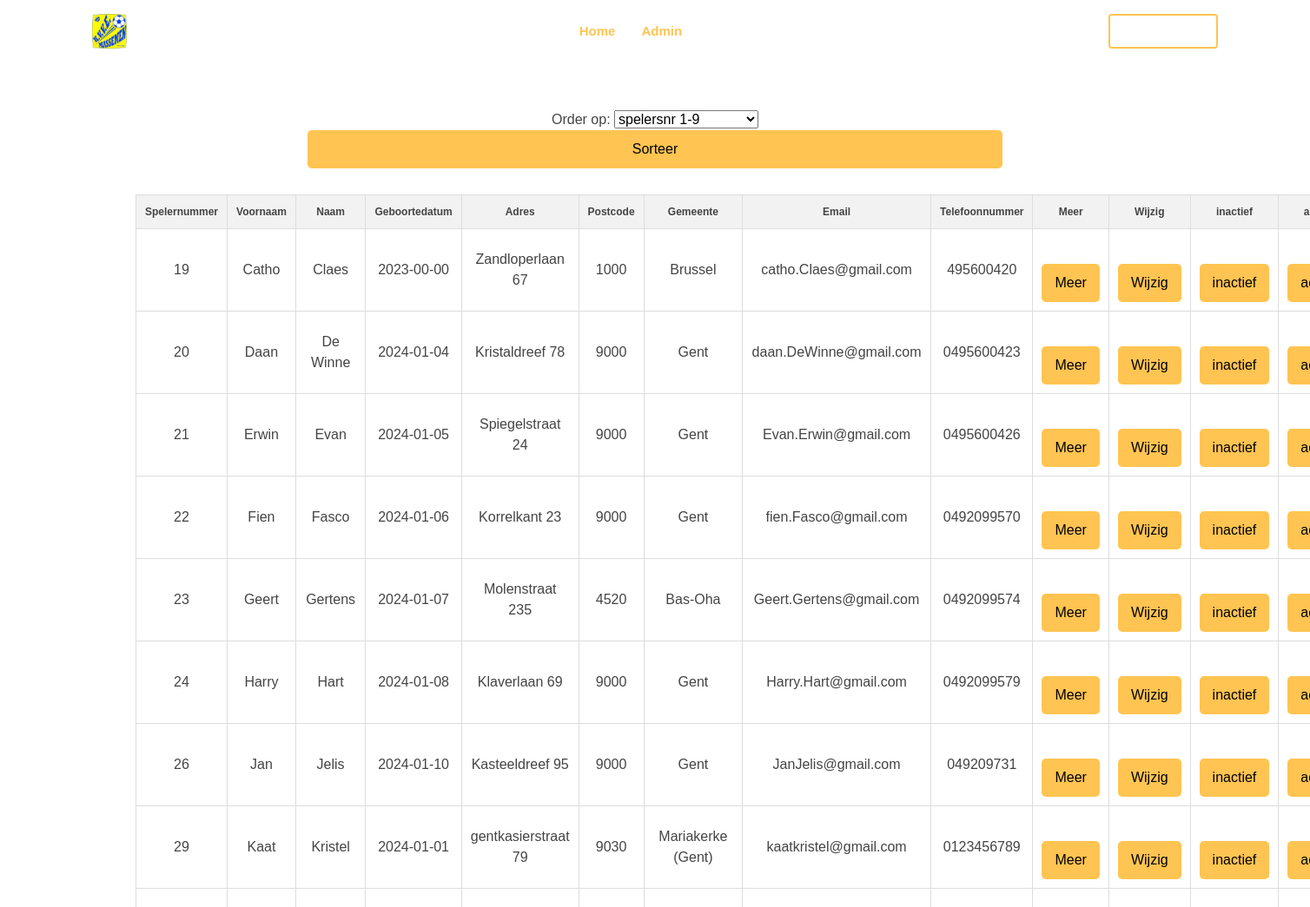
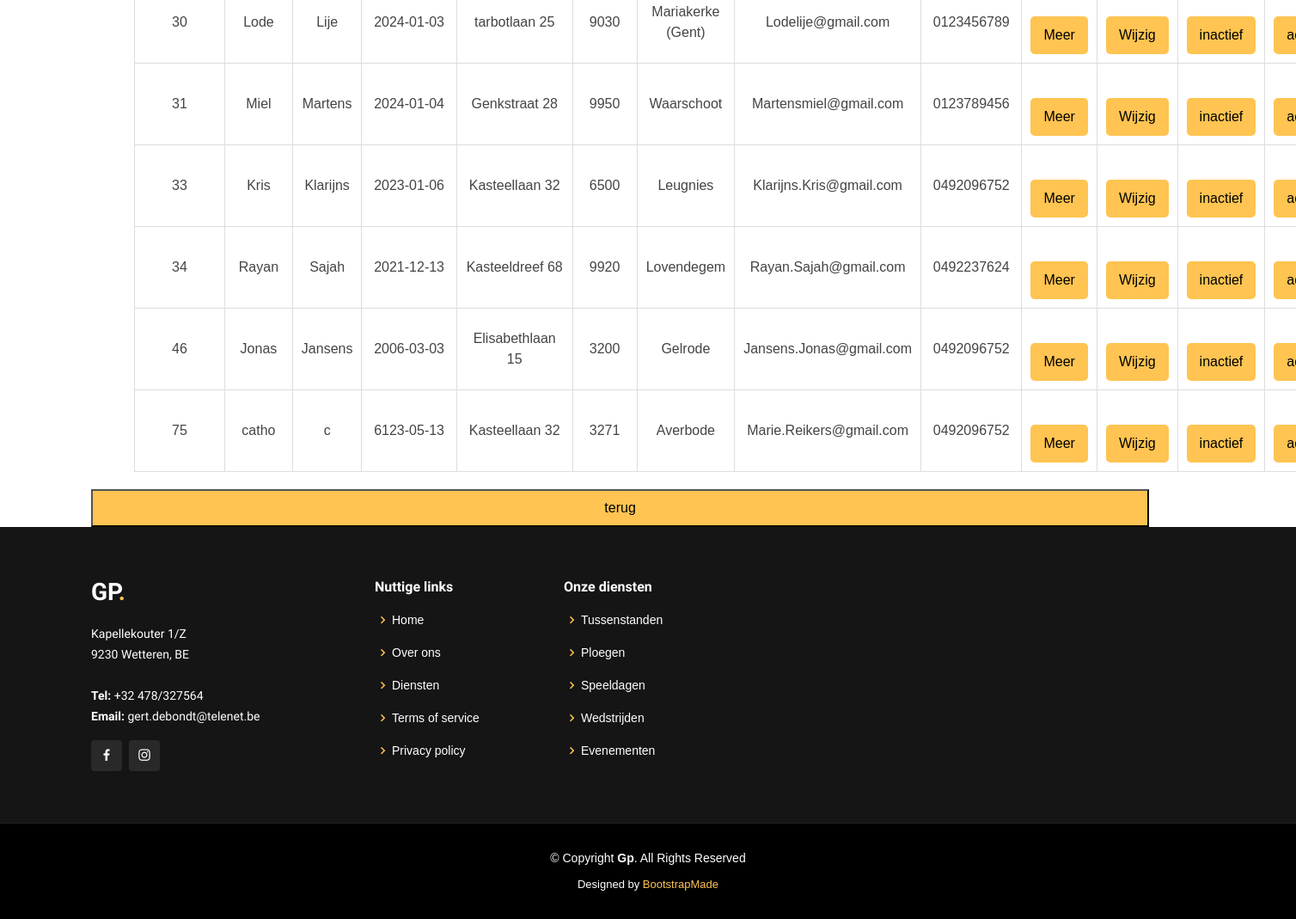
The page /Gp_02/Gp/overzichtspelers.php on the database its author committed (2 pictures, top to bottom).
### tables this page shows
CREATE TABLE `tblspelers` (
  `spelernr` int(11) NOT NULL,
  `naam` text NOT NULL,
  `voornaam` text NOT NULL,
  `geboortedatum` date DEFAULT NULL,
  `adres_speler` text,
  `postcodeid_speler` int(11) DEFAULT NULL,
  `email` text,
  `telefoonnummer_speler` text,
  `adres_moeder` text,
  `postcodeid_moeder` int(11) DEFAULT NULL,
  `email_moeder` text,
  `telefoonnummer_moeder` text,
  `adres_vader` text,
  `postcodeid_vader` int(11) DEFAULT NULL,
  `email_vader` text,
  `telefoonnummer_vader` text,
  `wie_eerst_te_verwittigen` text,
  `medische_toelichting` text,
  `bondsnummer` int(11) DEFAULT NULL,
  `toelichting` text,
  `actief` tinyint(1) DEFAULT NULL
);

CREATE TABLE `tblpostcode` (
  `PostcodeId` int(11) NOT NULL,
  `postcode` varchar(8) NOT NULL,
  `gemeente` varchar(255) NOT NULL,
  `UCGemeente` varchar(255) NOT NULL
);

### Gp_02/Gp/overzichtspelers.php (the view, shortened to what this page needs)
<!DOCTYPE html>
<html lang="en">
<head>
  <link href="assets/vendor/aos/aos.css" rel="stylesheet">
  <link href="assets/vendor/bootstrap/css/bootstrap.min.css" rel="stylesheet">
  <link href="assets/vendor/bootstrap-icons/bootstrap-icons.css" rel="stylesheet">
  <link href="assets/vendor/boxicons/css/boxicons.min.css" rel="stylesheet">
  <link href="assets/vendor/glightbox/css/glightbox.min.css" rel="stylesheet">
  <link href="assets/vendor/remixicon/remixicon.css" rel="stylesheet">
  <link href="assets/vendor/swiper/swiper-bundle.min.css" rel="stylesheet">
  <link href="assets/css/style.css" rel="stylesheet">
  <link href="assets/css/styleoverzicht.css" rel="stylesheet">
</head>
<body>
<header id="header" class="fixed-top ">
    <div class="container d-flex align-items-center justify-content-lg-between">
      <h1 class="logo me-auto me-lg-0"><a href="index.php"><img src="assets/img/favicon.jpg"></a></h1>
      <nav id="navbar" class="navbar order-last order-lg-0">
        <ul>
          <li><a class="nav-link scrollto active" href="index.php">Home</a></li>
          <li><a class="nav-link scrollto active" href="aangemeld.php">Admin</a></li>
        </ul>
      </nav>
      <a href="aangemeld.php" class="get-started-btn scrollto">Admin Only</a>
    </div>
  </header>
  <main id="main">
    <div class="container">
      <p>
      <br><br><br><br>
      </p>
      <form method="get" name="searchForm" action="<?php echo $_SERVER['PHP_SELF']; ?>"class="mx-auto text-center">
        Order op: <select id="sortBy" name="sortBy">
                      <option value="spelernr">spelersnr 1-9</option>
                    </select>
                    <input type="submit" class="btn btn-primary" style="margin:0;"name="sorteer" id="sorteer" value="Sorteer">
      </form>
  <?php
    $mysqli= new MySQLi ("localhost","root","","voetbalclubphp");
    if(mysqli_connect_errno()) {trigger_error('Fout bij verbinding: '.$mysqli->error); }
    else{
        if(isset($_GET['sortBy'])){
          $sortBy = $_GET['sortBy'];
        }else{
          $sortBy = 'spelernr';
        }
        $sql= "SELECT s.*,p.gemeente, p.postcode from tblspelers s INNER JOIN tblpostcode p ON s.postcodeid_speler = p.PostcodeId ORDER BY $sortBy ASC";
        if($stmt = $mysqli->prepare($sql)){
            if(!$stmt->execute()){
                echo "Het uitvoeren van de query is mislukt: '.$stmt->error.' in query: ".$sql;
            }else{
                $stmt->bind_result($spelersnr,$naam,$voornaam,$datum,$adres1,$postcode1,$email1,$tel1,$adres2,$postcode2,$email2, $tel2, $adres3, $postcode3, $email3,$tel3, $contactfirst, $medische_toelichting,$bondsnummer, $toelichting,$actief,$gemeente, $postcode);
                echo "<div><table border='1' style='margin-left: 50px'> <tr><th>Spelernummer</th><th>Voornaam</th><th>Naam</th><th>Geboortedatum</th><th>Adres</th><th>Postcode</th><th>Gemeente</th><th>Email</th><th>Telefoonnummer</th><th>Meer</th><th>Wijzig</th><th>inactief</th><th>actief</th>
                </tr>";
                while ($stmt->fetch()) {
                  $id = $spelersnr;
                    echo "<tr><td>" . $spelersnr . "</td><td>" . $voornaam . "</td><td>" . $naam . "</td><td>" . $datum . "</td><td>" . $adres1 . "</td><td>" . $postcode . "</td><td>".$gemeente."</td><td>". $email1 . "</td><td>" . $tel1 . "</td><td style='text-align: center;'>";
                    ?>
                    <form name='Meer' method='post' action='meer_info.php?actiemeerinfo&spelerid=<?php echo $id;?>'><input style="margin: auto;" type='submit' name='Meer' id='Meer' value='Meer'></form>
                    <?php echo "</td><td tyle='text-align: center;'>";
                    ?>
                      <form name='Wijzigen' method='post' action='updatepage.php?actieverander&spelerid=<?php echo $id;?>'><input style="margin: auto  ;"type='submit' name='update' id='update' value='Wijzig'></form>
                    <?php echo "</td><td tyle='text-align: center;'>";
                    ?>
                      <form name='inactief' method='post' action='inactief.php?actiemeerinfo&spelerid=<?php echo $id;?>'><input style="margin: auto;" type='submit' name='inactief' id='inactief' value='inactief'></form>
                    <?php echo "</td><td tyle='text-align: center;'>";
                    ?>
                    <form name='actief' method='post' action='actief.php?actiemeerinfo&spelerid=<?php echo $id;?>'><input style="margin: auto;" type='submit' name='actief' id='actief' value='actief'></form>
                  <?php echo "</td></tr>";
                }
                echo "</table></div>";
        }
    }
  }
?>
<div>
    <a href="aangemeld.php"><input type="button"  value="terug" id="terug" style="background-color: #ffc451; margin: 0;"></a>
</div>
</div>
</main>
   <footer id="footer">
    <div class="footer-top">
      <div class="container">
        <div class="row">
          <div class="col-lg-3 col-md-6">
            <div class="footer-info">
              <h3>Gp<span>.</span></h3>
              <p>
                Kapellekouter 1/Z<br>
                9230 Wetteren, BE<br><br>
                <strong>Tel:</strong> +32 478/327564<br>
                <strong>Email:</strong> gert.debondt@telenet.be<br>
              </p>
              <div class="social-links mt-3">
                <a href="https://www.facebook.com/massemenkvve?fref=ts" class="facebook"><i class="bx bxl-facebook"></i></a>
                <a href="https://www.instagram.com/kvve_massemen/" class="instagram"><i class="bx bxl-instagram"></i></a>
              </div>
            </div>
          </div>
          <div class="col-lg-2 col-md-6 footer-links">
            <h4>Nuttige links</h4>
            <ul>
              <li><i class="bx bx-chevron-right"></i> <a href="index.php">Home</a></li>
              <li><i class="bx bx-chevron-right"></i> <a href="#">Over ons</a></li>
              <li><i class="bx bx-chevron-right"></i> <a href="#">Diensten</a></li>
              <li><i class="bx bx-chevron-right"></i> <a href="#">Terms of service</a></li>
              <li><i class="bx bx-chevron-right"></i> <a href="#">Privacy policy</a></li>
            </ul>
          </div>
          <div class="col-lg-3 col-md-6 footer-links">
            <h4>Onze diensten</h4>
            <ul>
              <li><i class="bx bx-chevron-right"></i> <a href="#">Tussenstanden</a></li>
              <li><i class="bx bx-chevron-right"></i> <a href="#">Ploegen</a></li>
              <li><i class="bx bx-chevron-right"></i> <a href="#">Speeldagen</a></li>
              <li><i class="bx bx-chevron-right"></i> <a href="#">Wedstrijden</a></li>
              <li><i class="bx bx-chevron-right"></i> <a href="#">Evenementen</a></li>
            </ul>
          </div>
        </div>
      </div>
    </div>
    <div class="container">
      <div class="copyright">
        &copy; Copyright <strong><span>Gp</span></strong>. All Rights Reserved
      </div>
      <div class="credits">
        Designed by <a href="https://bootstrapmade.com/">BootstrapMade</a>
      </div>
    </div>
  </footer>
</body>
</html>

### Gp_02/Gp/assets/css/style.css (style rules this page uses)
body { font-family: "Open Sans", sans-serif; color: #444444; }
a { color: #ffc451; text-decoration: none; }
h1, h2, h3, h4, h5, h6 { font-family: "Raleway", sans-serif; }
#header { transition: all 0.5s; z-index: 997; padding: 15px 0; }
#header .logo { font-size: 32px; margin: 0; padding: 0; line-height: 1; font-weight: 700; letter-spacing: 2px; text-transform: uppercase; }
#header .logo a { color: #fff; }
#header .logo img { max-height: 40px; }
.get-started-btn { color: #fff; border-radius: 4px; padding: 7px 25px 8px 25px; white-space: nowrap; transition: 0.3s; font-size: 14px; display: inline-block; border: 2px solid #ffc451; }
.navbar { padding: 0; }
.navbar ul { margin: 0; padding: 0; display: flex; list-style: none; align-items: center; }
.navbar li { position: relative; }
.navbar a, .navbar a:focus { display: flex; align-items: center; justify-content: space-between; padding: 10px 0 10px 30px; font-size: 15px; font-weight: 600; color: gray; white-space: nowrap; transition: 0.3s; }
.navbar a:hover, .navbar .active, .navbar .active:focus, .navbar li:hover>a { color: #ffc451; }
#footer { background: black; padding: 0 0 30px 0; color: #fff; font-size: 14px; }
#footer .footer-top { background: #151515; border-bottom: 1px solid #222222; padding: 60px 0 30px 0; }
#footer .footer-top .footer-info { margin-bottom: 30px; }
#footer .footer-top .footer-info h3 { font-size: 28px; margin: 0 0 20px 0; padding: 2px 0 2px 0; line-height: 1; font-weight: 700; text-transform: uppercase; }
#footer .footer-top .footer-info h3 span { color: #ffc451; }
#footer .footer-top .footer-info p { font-size: 14px; line-height: 24px; margin-bottom: 0; font-family: "Raleway", sans-serif; color: #fff; }
#footer .footer-top .social-links a { font-size: 18px; display: inline-block; background: #292929; color: #fff; line-height: 1; padding: 8px 0; margin-right: 4px; border-radius: 4px; text-align: center; width: 36px; height: 36px; transition: 0.3s; }
#footer .footer-top h4 { font-size: 16px; font-weight: 600; color: #fff; position: relative; padding-bottom: 12px; }
#footer .footer-top .footer-links { margin-bottom: 30px; }
#footer .footer-top .footer-links ul { list-style: none; padding: 0; margin: 0; }
#footer .footer-top .footer-links ul i { padding-right: 2px; color: #ffc451; font-size: 18px; line-height: 1; }
#footer .footer-top .footer-links ul li { padding: 10px 0; display: flex; align-items: center; }
#footer .footer-top .footer-links ul li:first-child { padding-top: 0; }
#footer .footer-top .footer-links ul a { color: #fff; transition: 0.3s; display: inline-block; line-height: 1; }
#footer .copyright { text-align: center; padding-top: 30px; }
#footer .credits { padding-top: 10px; text-align: center; font-size: 13px; color: #fff; }

### Gp_02/Gp/assets/css/styleoverzicht.css (style rules this page uses)
body { font-family: Arial, sans-serif; }
form { max-width: 800px; margin: 0 ; margin-top: 30px; }
table { align-items: center; width: 80%; border-collapse: collapse; margin-bottom: 20px; margin-top: 30px }
th, td { padding: 10px; border: 1px solid #ddd; text-align: center; margin-top:30px; }
th { background-color: #f2f2f2; font-size: 12px; }
input, textarea { width: 95%; margin-bottom: 10px; padding: 8px; }
input[type="submit"] { background-color: #ffc451; color: black; padding: 10px 15px; border: none; border-radius: 5px; cursor: pointer; align-items: center; width: 100% }

### rows shown on the page
tblspelers: spelernr "19", voornaam "Catho", naam "Claes", geboortedatum "2023-00-00", adres_speler "Zandloperlaan 67", tblpostcode.postcode "1000", tblpostcode.gemeente "Brussel", email "catho.Claes@gmail.com", telefoonnummer_speler "495600420"
tblspelers: spelernr "20", voornaam "Daan", naam "De Winne", geboortedatum "2024-01-04", adres_speler "Kristaldreef 78", tblpostcode.postcode "9000", tblpostcode.gemeente "Gent", email "daan.DeWinne@gmail.com", telefoonnummer_speler "0495600423"
tblspelers: spelernr "21", voornaam "Erwin", naam "Evan", geboortedatum "2024-01-05", adres_speler "Spiegelstraat 24", tblpostcode.postcode "9000", tblpostcode.gemeente "Gent", email "Evan.Erwin@gmail.com", telefoonnummer_speler "0495600426"
tblspelers: spelernr "22", voornaam "Fien", naam "Fasco", geboortedatum "2024-01-06", adres_speler "Korrelkant 23", tblpostcode.postcode "9000", tblpostcode.gemeente "Gent", email "fien.Fasco@gmail.com", telefoonnummer_speler "0492099570"
tblspelers: spelernr "23", voornaam "Geert", naam "Gertens", geboortedatum "2024-01-07", adres_speler "Molenstraat 235", tblpostcode.postcode "4520", tblpostcode.gemeente "Bas-Oha", email "Geert.Gertens@gmail.com", telefoonnummer_speler "0492099574"
tblspelers: spelernr "24", voornaam "Harry", naam "Hart", geboortedatum "2024-01-08", adres_speler "Klaverlaan 69", tblpostcode.postcode "9000", tblpostcode.gemeente "Gent", email "Harry.Hart@gmail.com", telefoonnummer_speler "0492099579"
tblspelers: spelernr "26", voornaam "Jan", naam "Jelis", geboortedatum "2024-01-10", adres_speler "Kasteeldreef 95", tblpostcode.postcode "9000", tblpostcode.gemeente "Gent", email "JanJelis@gmail.com", telefoonnummer_speler "049209731"
tblspelers: spelernr "29", voornaam "Kaat", naam "Kristel", geboortedatum "2024-01-01", adres_speler "gentkasierstraat 79", tblpostcode.postcode "9030", tblpostcode.gemeente "Mariakerke (Gent)", email "kaatkristel@gmail.com", telefoonnummer_speler "0123456789"
tblspelers: spelernr "30", voornaam "Lode", naam "Lije", geboortedatum "2024-01-03", adres_speler "tarbotlaan 25", tblpostcode.postcode "9030", tblpostcode.gemeente "Mariakerke (Gent)", email "Lodelije@gmail.com", telefoonnummer_speler "0123456789"
tblspelers: spelernr "31", voornaam "Miel", naam "Martens", geboortedatum "2024-01-04", adres_speler "Genkstraat 28", tblpostcode.postcode "9950", tblpostcode.gemeente "Waarschoot", email "Martensmiel@gmail.com", telefoonnummer_speler "0123789456"
tblspelers: spelernr "33", voornaam "Kris", naam "Klarijns", geboortedatum "2023-01-06", adres_speler "Kasteellaan 32", tblpostcode.postcode "6500", tblpostcode.gemeente "Leugnies", email "Klarijns.Kris@gmail.com", telefoonnummer_speler "0492096752"
tblspelers: spelernr "34", voornaam "Rayan", naam "Sajah", geboortedatum "2021-12-13", adres_speler "Kasteeldreef 68", tblpostcode.postcode "9920", tblpostcode.gemeente "Lovendegem", email "Rayan.Sajah@gmail.com", telefoonnummer_speler "0492237624"
tblspelers: spelernr "46", voornaam "Jonas", naam "Jansens", geboortedatum "2006-03-03", adres_speler "Elisabethlaan 15", tblpostcode.postcode "3200", tblpostcode.gemeente "Gelrode", email "Jansens.Jonas@gmail.com", telefoonnummer_speler "0492096752"
tblspelers: spelernr "75", voornaam "catho", naam "c", geboortedatum "6123-05-13", adres_speler "Kasteellaan 32", tblpostcode.postcode "3271", tblpostcode.gemeente "Averbode", email "Marie.Reikers@gmail.com", telefoonnummer_speler "0492096752"
